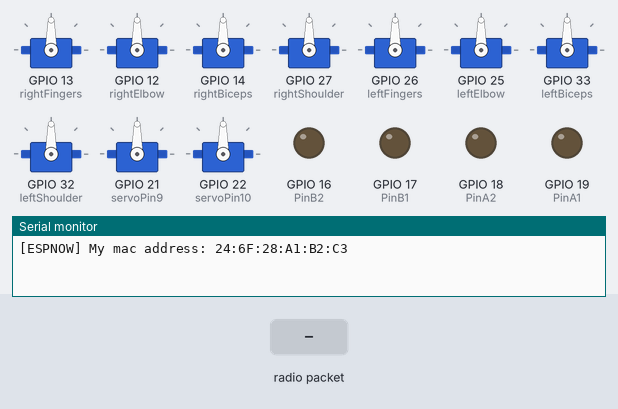
A program run on a simulated ESP32. Shown: 10 × servo, output pins drawn as LEDs (lit = HIGH), the last lines printed to the serial monitor. The test bench sets the inputs (shaded band).

Above: at 1.2 s.
1.3 s: radio packet "1" arrives
At 2.6 s:
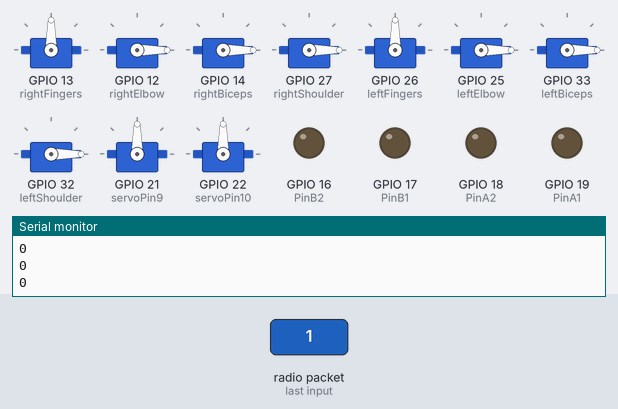
Timing chart, 0 to 4.3 s (numbered marks = the images above; inputs shaded):
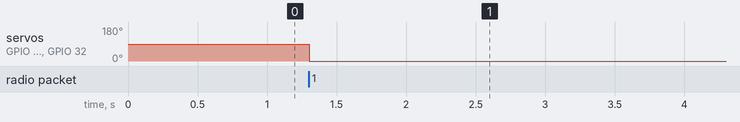

The program:

main.cpp
```cpp
#include <Arduino.h>
#include <ESP32Servo.h>
#include <TwoWayESP.h>

const int PinA1 = 19;
const int PinA2 = 18;
const int PinB1 = 17;
const int PinB2 = 16;
byte speed = 250;
uint8_t broadcastAddress[] = {0x08,0xD1,0xF9,0xE1,0xC9,0x58};
Servo RightFing;
Servo RightElb;
Servo RightBic;
Servo RightShoul;
///////////////
Servo LeftFing;
Servo LeftElbow;
Servo LeftBic;
Servo LeftShoul;
//////////////
Servo myservo9;
Servo myservo10;

int rightFingers = 13; // Клешня правая
int rightElbow = 12; // локоть правая
int rightBiceps = 14; // бицепс правый
int rightShoulder = 27; //плечо правое
///////////////////////
int leftFingers = 26; // левая клешня
int leftElbow = 25; // левый локоть
int leftBiceps = 33; // левый бицепс
int leftShoulder = 32; // левое плечо
////////////////////////
int servoPin9 = 21;///поворотное колесо
int servoPin10 = 22;///поворот торса
typedef struct ServoAngles{
    uint16_t id;
    uint16_t Serv1; // левый локоть д13
    uint16_t Serv2; // левое плечо1 д14
    uint16_t Serv3; //  левое плечо2 д12
    uint16_t Serv4; // правое плечо1 д33
    uint16_t Serv5; // правое плечо2 д25
    uint16_t Serv6; // правый локоть д26
    uint16_t buttRight; //поворот направо
    uint16_t buttLeft; // поворот налево
    uint16_t buttFront; // езда вперед
    uint16_t buttBack; // езда назад
    uint16_t buttLeftHand; // левая клешня
    uint16_t buttRightHand; // правая клешня
    uint16_t RotBody; // поворот тела
} ServoAngles;

ServoAngles recv;

void setup()
{
  Serial.begin(115200);
  // Allow allocation of all timers
  ESP32PWM::allocateTimer(0);
  ESP32PWM::allocateTimer(1);
  ESP32PWM::allocateTimer(2);
  ESP32PWM::allocateTimer(3);
  /////////////////////////////
  RightFing.setPeriodHertz(50);
  RightElb.setPeriodHertz(50);
  RightBic.setPeriodHertz(50);
  RightShoul.setPeriodHertz(50);
////////////////////////////////
  LeftFing.setPeriodHertz(50);
  LeftElbow.setPeriodHertz(50);
  LeftBic.setPeriodHertz(50);
  LeftShoul.setPeriodHertz(50);
//////////////////////////////
  myservo9.setPeriodHertz(50);
  myservo10.setPeriodHertz(50);
  ////////////////////////////////
  RightFing.attach(rightFingers, 500, 2400);
  RightElb.attach(rightElbow, 500, 2400);
  RightBic.attach(rightBiceps, 500, 2400);
  RightShoul.attach(rightShoulder, 500, 2400);
///////////////////////////////////////
  LeftFing.attach(leftFingers, 500, 2400);
  LeftElbow.attach(leftElbow, 500, 2400);
  LeftBic.attach(leftBiceps, 500, 2400);
  LeftShoul.attach(leftShoulder, 500, 2400);
////////////////////////////////////////
  myservo9.attach(servoPin9, 500, 2400);
  myservo10.attach(servoPin10, 500, 2400);
  pinMode(PinA1,OUTPUT);
  pinMode(PinA2,OUTPUT);
  pinMode(PinB1,OUTPUT);
  pinMode(PinB2,OUTPUT);
   // Выставляем режим работы WiFi
	TwoWayESP::Begin(broadcastAddress);
}

void backward() // Вперед.
{
  analogWrite(PinA1, 0);
  analogWrite(PinA2, speed);
  analogWrite(PinB1, 0);
  analogWrite(PinB2, speed);
}
void forward() //Назад...
{
  analogWrite(PinA1, speed);
  analogWrite(PinA2, 0);
  analogWrite(PinB1, speed);
  analogWrite(PinB2, 0);
}
void left() // В левую сторону
{
  analogWrite(PinA1, speed);
  analogWrite(PinA2, 0);
  analogWrite(PinB1, 0);
  analogWrite(PinB2, speed);
}
void right() //В правую сторону
{
  analogWrite(PinA1, 0);
  analogWrite(PinA2, speed);
  analogWrite(PinB1, speed);
  analogWrite(PinB2, 0);
}
void stop() //Стоп
{
  analogWrite(PinA1, 0);
  analogWrite(PinA2, 0);
  analogWrite(PinB1, 0);
  analogWrite(PinB2, 0);
  delay (2000);
}

void loop() {
  	if(TwoWayESP::Available()) {
		TwoWayESP::GetBytes(&recv, sizeof(ServoAngles));
  LeftElbow.write(recv.Serv6);//локоть левый
  Serial.println(recv.Serv6);
  LeftBic.write(recv.Serv5);//локоть левый
  Serial.println(recv.Serv5);
  LeftShoul.write(recv.Serv4);//локоть левый
  Serial.println(recv.Serv4);
  RightElb.write(recv.Serv1);//правая локоть+
  Serial.println(recv.Serv1);
  RightBic.write(recv.Serv2);//правый бицепс
  Serial.println(recv.Serv2);
  RightShoul.write(recv.Serv3);//правое плечо
  Serial.println(recv.Serv3);
    }
    delay(10);
}
```

Measured:
- after the input at 1.3 s, servo on GPIO 12 (rightElbow), servo on GPIO 14 (rightBiceps), servo on GPIO 27 (rightShoulder), servo on GPIO 25 (leftElbow), servo on GPIO 33 (leftBiceps), servo on GPIO 32 (leftShoulder): 90° → 0° at once
